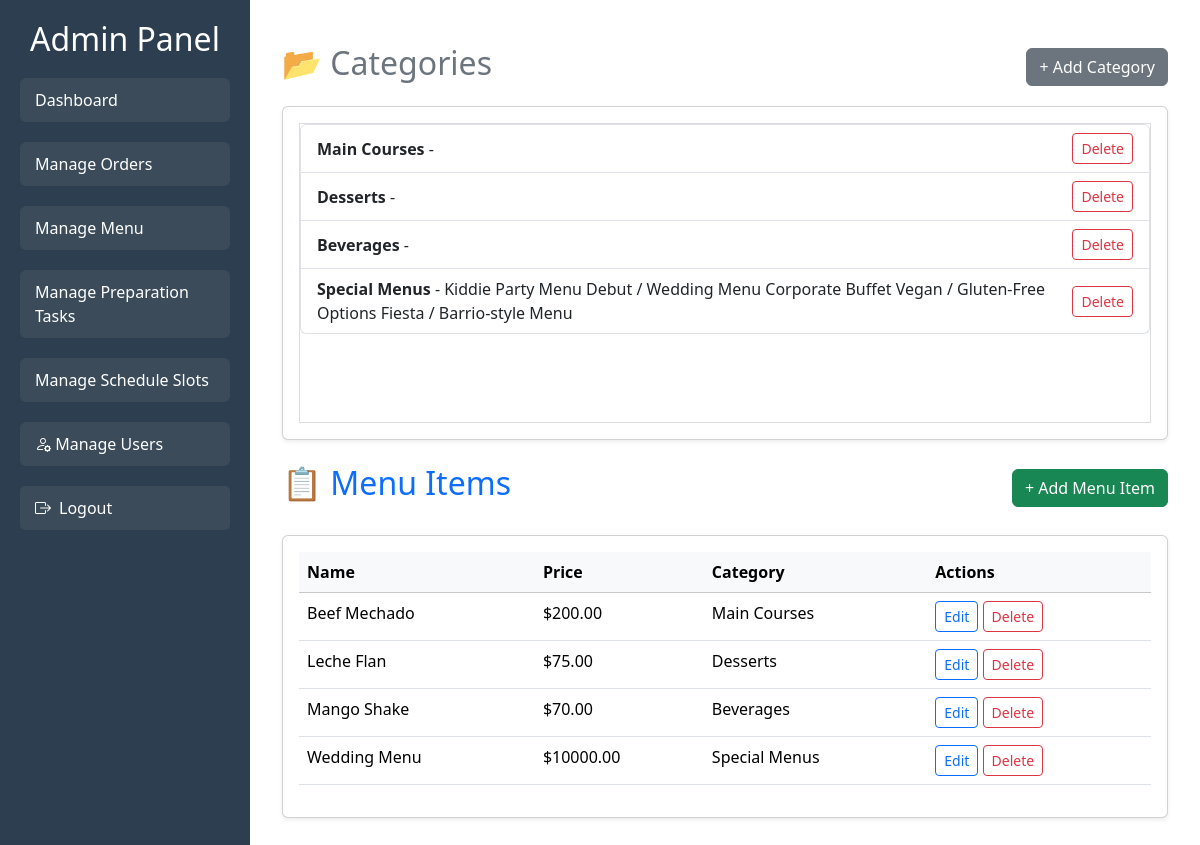
The app's page /menu/ with its own data.
### menu/models.py (models this page shows, shortened)
class Category(models.Model):
    name = models.CharField(max_length=100)
    description = models.TextField(blank=True)

class MenuItem(models.Model):
    name = models.CharField(max_length=255)
    description = models.TextField(blank=True)
    price = models.DecimalField(max_digits=8, decimal_places=2)
    category = models.ForeignKey(Category, on_delete=models.SET_NULL, null=True, blank=True)
    is_available = models.BooleanField(default=True)
    allergens = models.ManyToManyField(Allergen, blank=True)
    image = models.ImageField(upload_to='menu_items/', blank=True, null=True)  # Add this line for image

### menu/views.py (the view)
# urls.py: path('', views.menu_list, name='menu_list'),
def menu_list(request):
    items = MenuItem.objects.all()
    categories = Category.objects.all()
    item_form = MenuItemForm()
    category_form = CategoryForm()
    return render(request, 'menu/menu_list.html', {
        'items': items,
        'categories': categories,
        'item_form': item_form,
        'category_form': category_form
    })

### menu/templates/menu/menu_list.html (shortened to what this page needs)
{% extends 'base_for_admin.html' %}
{% load static %}
{% block content %}
<head>
</head>
<div class="container my-4">
  <div class="heading-container mb-3">
    <h2 class="text-secondary">📂 Categories</h2>
    <a href="{% url 'menu:create_category' %}" class="btn btn-secondary">+ Add Category</a>
  </div>
  <div class="card shadow-sm mb-4">
    <div class="card-body">
      <div class="category-list-container">
        {% if categories %}
          <ul class="list-group">
            {% for category in categories %}
              <li class="list-group-item d-flex justify-content-between align-items-center">
                <div>
                  <strong>{{ category.name }}</strong> - {{ category.description }}
                </div>
                <form method="post" action="{% url 'menu:manage_menu' %}" class="m-0">
                  <button type="submit" name="delete_category" value="{{ category.id }}"
                          class="btn btn-sm btn-outline-danger"
                          onclick="return confirm('Delete this category?')">Delete</button>
                </form>
              </li>
            {% endfor %}
          </ul>
        {% else %}
          <p class="text-muted">No categories found.</p>
        {% endif %}
      </div>
    </div>
  </div>
  <div class="heading-container mb-4">
    <h2 class="text-primary">📋 Menu Items</h2>
    <a href="{% url 'menu:create_menu_item' %}" class="btn btn-success">+ Add Menu Item</a>
  </div>
  <div class="card shadow-sm">
    <div class="card-body">
      {% if items %}
        <table class="table table-hover">
          <thead class="table-light">
            <tr>
              <th>Name</th>
              <th>Price</th>
              <th>Category</th>
              <th>Actions</th>
            </tr>
          </thead>
          <tbody>
            {% for item in items %}
              <tr>
                <td>{{ item.name }}</td>
                <td>${{ item.price }}</td>
                <td>{{ item.category.name }}</td>
                <td>
                  <a href="{% url 'menu:update_menu_item' item.id %}" class="btn btn-sm btn-outline-primary">Edit</a>
                  <form method="post" action="{% url 'menu:manage_menu' %}" class="d-inline">
                    <button type="submit" name="delete_item" value="{{ item.id }}"
                            class="btn btn-sm btn-outline-danger"
                            onclick="return confirm('Delete this item?')">Delete</button>
                  </form>
                </td>
              </tr>
            {% endfor %}
          </tbody>
        </table>
      {% else %}
        <p class="text-muted">No menu items available.</p>
      {% endif %}
    </div>
  </div>
</div>
{% endblock %}

### static/css/styles.css (style rules this page uses)
body { margin: 0; font-family: Arial, sans-serif; }

### menu/templates/menu/menu_list.html (style rules this page uses)
.category-list-container { height: 300px; overflow-y: auto; border: 1px solid #ddd; }
.heading-container { display: flex; justify-content: space-between; align-items: center; }

### records on screen
Category: name "Main Courses", {{ category.id }} 20 (drawn)
Category: name "Desserts", {{ category.id }} 22 (drawn)
Category: name "Beverages", {{ category.id }} 23 (drawn)
Category: name "Special Menus", description "Kiddie Party Menu Debut / Wedding Menu Corporate Buffet Vegan / Gluten-Free Options Fiesta / Barrio-style Menu", {{ category.id }} 25 (drawn)
MenuItem: name "Beef Mechado", price "200.00", category.name "Main Courses", {{ item.id }} 7 (drawn)
MenuItem: name "Leche Flan", price "75.00", category.name "Desserts", {{ item.id }} 8 (drawn)
MenuItem: name "Mango Shake", price "70.00", category.name "Beverages", {{ item.id }} 9 (drawn)
MenuItem: name "Wedding Menu", price "10000.00", category.name "Special Menus", {{ item.id }} 10 (drawn)
